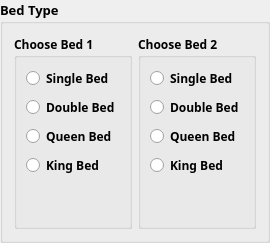
                                <widget class="QGroupBox" name="groupBox_12">
                                 <property name="font">
                                  <font>
                                   <family>Century Gothic</family>
                                   <pointsize>10</pointsize>
                                   <weight>75</weight>
                                   <bold>true</bold>
                                  </font>
                                 </property>
                                 <property name="title">
                                  <string>Bed Type </string>
                                 </property>
                                 <layout class="QHBoxLayout" name="horizontalLayout_21">
                                  <item>
                                   <widget class="QGroupBox" name="groupBox_13">
                                    <property name="font">
                                     <font>
                                      <family>Century Gothic</family>
                                      <pointsize>9</pointsize>
                                     </font>
                                    </property>
                                    <property name="title">
                                     <string>Choose Bed 1</string>
                                    </property>
                                    <layout class="QVBoxLayout" name="verticalLayout_28">
                                     <item>
                                      <widget class="QRadioButton" name="SingleBed3">
                                       <property name="font">
                                        <font>
                                         <family>Century Gothic</family>
                                         <pointsize>9</pointsize>
                                        </font>
                                       </property>
                                       <property name="text">
                                        <string>Single Bed</string>
                                       </property>
                                       <attribute name="buttonGroup">
                                        <string notr="true">B1AR</string>
                                       </attribute>
                                      </widget>
                                     </item>
                                     <item>
                                      <widget class="QRadioButton" name="DoubleBed3">
                                       <property name="font">
                                        <font>
                                         <family>Century Gothic</family>
                                         <pointsize>9</pointsize>
                                        </font>
                                       </property>
                                       <property name="text">
                                        <string>Double Bed</string>
                                       </property>
                                       <attribute name="buttonGroup">
                                        <string notr="true">B1AR</string>
                                       </attribute>
                                      </widget>
                                     </item>
                                     <item>
                                      <widget class="QRadioButton" name="QueenBed3">
                                       <property name="font">
                                        <font>
                                         <family>Century Gothic</family>
                                         <pointsize>9</pointsize>
                                        </font>
                                       </property>
                                       <property name="text">
                                        <string>Queen Bed</string>
                                       </property>
                                       <attribute name="buttonGroup">
                                        <string notr="true">B1AR</string>
                                       </attribute>
                                      </widget>
                                     </item>
                                     <item>
                                      <widget class="QRadioButton" name="KingBed3">
                                       <property name="font">
                                        <font>
                                         <family>Century Gothic</family>
                                         <pointsize>9</pointsize>
                                        </font>
                                       </property>
                                       <property name="text">
                                        <string>King Bed</string>
                                       </property>
                                       <attribute name="buttonGroup">
                                        <string notr="true">B1AR</string>
                                       </attribute>
                                      </widget>
                                     </item>
                                     <item>
                                      <spacer name="verticalSpacer_15">
                                       <property name="orientation">
                                        <enum>Qt::Vertical</enum>
                                       </property>
                                       <property name="sizeHint" stdset="0">
                                        <size>
                                         <width>20</width>
                                         <height>40</height>
                                        </size>
                                       </property>
                                      </spacer>
                                     </item>
                                    </layout>
                                   </widget>
                                  </item>
                                  <item>
                                   <widget class="QGroupBox" name="groupBox_17">
                                    <property name="font">
                                     <font>
                                      <family>Century Gothic</family>
                                      <pointsize>9</pointsize>
                                     </font>
                                    </property>
                                    <property name="title">
                                     <string>Choose Bed 2</string>
                                    </property>
                                    <layout class="QVBoxLayout" name="verticalLayout_29">
                                     <item>
                                      <widget class="QRadioButton" name="SingleBed4">
                                       <property name="font">
                                        <font>
                                         <family>Century Gothic</family>
                                         <pointsize>9</pointsize>
                                        </font>
                                       </property>
                                       <property name="text">
                                        <string>Single Bed</string>
                                       </property>
                                       <attribute name="buttonGroup">
                                        <string notr="true">B2AR</string>
                                       </attribute>
                                      </widget>
                                     </item>
                                     <item>
                                      <widget class="QRadioButton" name="DoubleBed4">
                                       <property name="font">
                                        <font>
                                         <family>Century Gothic</family>
                                         <pointsize>9</pointsize>
                                        </font>
                                       </property>
                                       <property name="text">
                                        <string>Double Bed</string>
                                       </property>
                                       <attribute name="buttonGroup">
                                        <string notr="true">B2AR</string>
                                       </attribute>
                                      </widget>
                                     </item>
                                     <item>
                                      <widget class="QRadioButton" name="QueenBed4">
                                       <property name="font">
                                        <font>
                                         <family>Century Gothic</family>
                                         <pointsize>9</pointsize>
                                        </font>
                                       </property>
                                       <property name="text">
                                        <string>Queen Bed</string>
                                       </property>
                                       <attribute name="buttonGroup">
                                        <string notr="true">B2AR</string>
                                       </attribute>
                                      </widget>
                                     </item>
                                     <item>
                                      <widget class="QRadioButton" name="KingBed4">
                                       <property name="font">
                                        <font>
                                         <family>Century Gothic</family>
                                         <pointsize>9</pointsize>
                                        </font>
                                       </property>
                                       <property name="text">
                                        <string>King Bed</string>
                                       </property>
                                       <attribute name="buttonGroup">
                                        <string notr="true">B2AR</string>
                                       </attribute>
                                      </widget>
                                     </item>
                                     <item>
                                      <spacer name="verticalSpacer_19">
                                       <property name="orientation">
                                        <enum>Qt::Vertical</enum>
                                       </property>
                                       <property name="sizeHint" stdset="0">
                                        <size>
                                         <width>20</width>
                                         <height>40</height>
                                        </size>
                                       </property>
                                      </spacer>
                                     </item>
                                    </layout>
                                   </widget>
                                  </item>
                                 </layout>
                                </widget>
